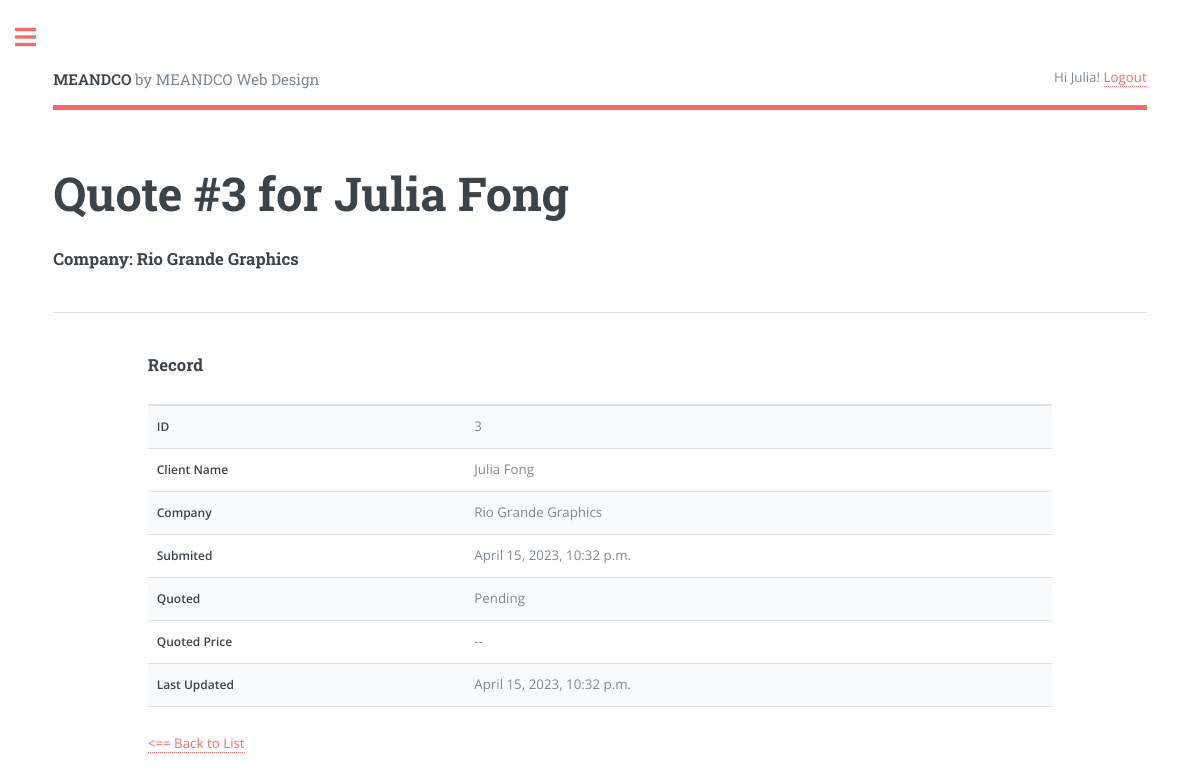
/quote/3/ (signed in), run on the app's committed database.
### quote/models.py (models this page shows, shortened)
class Quote(models.Model):
    class Status(models.TextChoices):
        PENDING = 'Pending'
        REVIEWING = 'Reviewing'
        APPROVED = 'Approved'
    class Priority(models.TextChoices):
        URGENT  = 'UG', _('Urgent - 1 to week or less')
        NORMAL  = 'NM', _('Normal - 2 to 4 weeks')
        LOW     = 'LW', _('Low - Still Researching')
    name = models.CharField(max_length=250)
    requester = models.ForeignKey(User,
                                  on_delete=models.CASCADE, related_name='quotes')
    position = models.CharField(max_length=250, null=True,
                                blank=True)
    company = models.CharField(max_length=250, null=True,
                               blank=True)
    address = models.CharField(max_length=250, null=True,
                               blank=True)
    phone = models.CharField(max_length=30)
    email = models.EmailField(max_length=250)
    web_address = models.CharField(max_length=250, null=True,
                                   blank=True)
    description = models.TextField()
    created = models.DateTimeField(auto_now_add=True)
    updated = models.DateTimeField(auto_now=True)
    stat = models.CharField(max_length=20,
                              choices=Status.choices,
                              default=Status.PENDING)
    priority = models.CharField(max_length=2,
                                choices=Priority.choices,
                                default=Priority.NORMAL)
    quoted_price = models.DecimalField(max_digits=250,decimal_places=2,
                                    null=True, blank=True)
    jobfile = models.FileField(upload_to="jobfiles/", null=True, blank=True)
    class Meta:
        ordering = ['created']
        indexes = [
            models.Index(fields=['created'])
        ]

### quote/views.py (the view)
# urls.py: path('quote/<int:quote_id>/', views.quote_detail, name='quote_detail'),
@login_required(login_url='login')
def quote_detail(request, quote_id):
    quote = get_object_or_404(Quote, pk=quote_id)
    context = {'quote': quote}
    return render(request, 'quote/quote_detail.html', context)

### quote/templates/quote/quote_detail.html (shortened to what this page needs)
{% extends "base.html" %}
{% block header %}Quote #{{ quote.id }} for {{ quote.name }}{% endblock %}
{% block h4 %}Company: {{ quote.company }}{% endblock h4 %}
{% block content %}
  <h3>Record</h3>
    <div class="table-wrapper">
        <table>
            <thead>
            <tr>
                <th></th>
            </tr>
            </thead>
            <tbody>
                <tr>
                    <th>ID</th><td>{{ quote.id }}</td>
                </tr>
                <tr>
                    <th>Client Name</th><td>{{ quote.name }}</td>
                </tr>
                <tr>
                    <th>Company</th><td>{{ quote.company }} </td>
                </tr>
                <tr>
                    <th>Submited</th><td>{{ quote.created }}</td>
                </tr>
                <tr>
                    <th>Quoted</th><td>{{ quote.stat }}</td>
                </tr>
                <tr>
                    <th>Quoted Price</th><td>{% if quote.quoted_price  %}{{ quote.quoted_price }} {% else %}--{% endif %}</td>
                </tr>
                <tr>
                    <th>Last Updated</th><td>{{ quote.updated }}</td>
                </tr>
          </tbody>
        </table>
        <p><a href="{% url 'quotes_list' %}"><== Back to List</a></p>
     </div>
{% endblock %}

### quote/templates/base.html (shortened to what this page needs)
{% load static %}
<!DOCTYPE html>
<html lang="en">
<head>
    <link href="{% static 'assets/css/main.css' %}" rel="stylesheet">
    <link rel="stylesheet" href="{% static 'assets/css/fontawesome-all.min.css' %}" />
</head>
<body>
    <body class="is-preload">
        <div id="wrapper">
            <div id="main">
              <div class="inner">
                  <header id="header">
                    <a href="{% url 'home' %}" class="logo"><strong>MEANDCO</strong> by MEANDCO Web Design</a>
                    <ul class="icons">
                      {% if request.user.is_authenticated %}
                      Hi {{ request.user.first_name|default:request.user.username|title }}! <a href="{% url 'logout' %}">Logout</a>
                      {% else %}
                      Not logged in. <a href="{% url 'login' %}">Log-in</a>
                      {% endif %}
                    </ul>
                  </header>
                  <section>
                    <header class="main">
                      <h1>{% block header %}{% endblock header %}</h1>
                      <h3>{% block h4 %}{% endblock h4 %}</h3>
                    </header>
                    <hr class="major" />
                      <div class="row gtr-200">
                        <div class="col-1 col-12-medium">
                        </div>
                          <div class="col-10 col-12-medium">
                          {% block content %}
                          {% endblock %}
                        </div>
                      </div>
                  </section>
              </div>
            </div>
                      {% url 'quote' as url%}
                      {% url 'quotes_list' as list %}
                      {% url 'contact' as contact %}
        </div>
</body>
</html>

### data on the page
Quote: id "3", name "Julia Fong", company "Rio Grande Graphics", created "April 15, 2023, 10:32 p.m.", stat "Pending", updated "April 15, 2023, 10:32 p.m."

### other printed values
{{ request.user.first_name|default:request.user.username|title }} "Julia"
